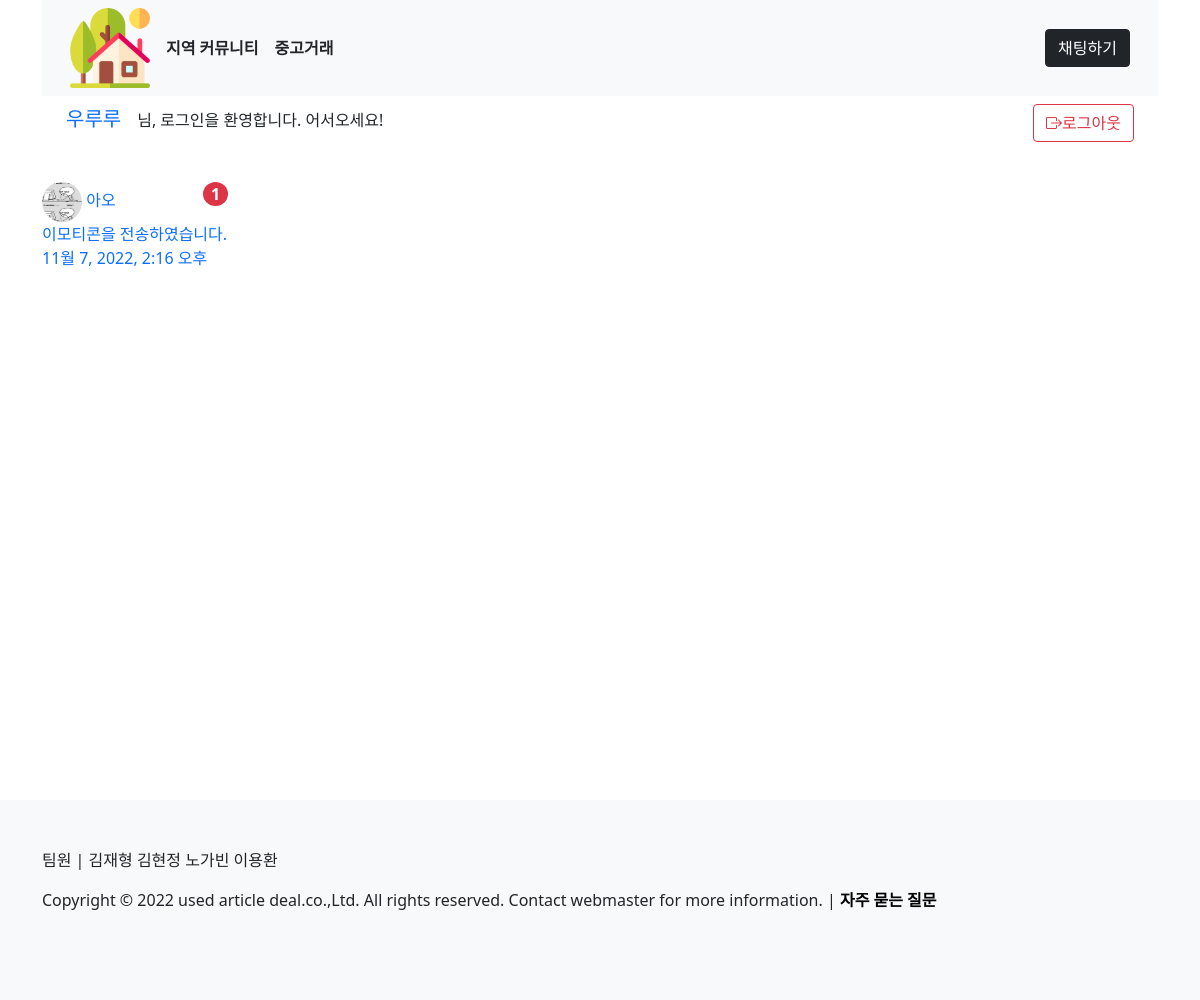
/chats/ (signed in), run on the app's committed database.
### accounts/models.py (models this page shows)
class User(AbstractUser):
    followings = models.ManyToManyField("self", symmetrical=False, related_name="followers")
    celsius = models.FloatField(default=36.5)
    blocking = models.ManyToManyField('self', symmetrical=False, related_name='blockers')
    secession = models.BooleanField(default=False)
    updated_at = models.DateTimeField(auto_now=True)

### chats/models.py (models this page shows)
class MessageRoom(models.Model):
    to_user = models.ForeignKey(
        settings.AUTH_USER_MODEL, on_delete=models.CASCADE, related_name="send_user"
    )
    from_user = models.ForeignKey(
        settings.AUTH_USER_MODEL, on_delete=models.CASCADE, related_name="receiver_user"
    )
    count = models.IntegerField(default=0)
    last_user = models.ForeignKey(settings.AUTH_USER_MODEL, on_delete=models.CASCADE, related_name='last')
    last_message = models.TextField()
    updated_at = models.DateTimeField(auto_now=True)

### chats/views.py (the view)
# urls.py: path('', views.index, name='index'),
@login_required
def index(request):
    user = get_user_model().objects.get(pk=request.user.pk)
    send = user.send_user.all()
    receiver = user.receiver_user.all()
    context = {"messagerooms": send.union(receiver, all=False).order_by("-updated_at")}
    return render(request, "chats/index.html", context)

### chats/templates/chats/index.html (shortened to what this page needs)
{% extends 'base.html' %}
{% block content %}
{% load django_bootstrap5 %}
<div class="col-2 mt-5">
{% for messageroom in messagerooms %}
{% if request.user == messageroom.to_user %}
<a class="text-decoration-none position-relative" href="{% url 'chats:detail' messageroom.pk %}"><p>{% if messageroom.form_user.user.profile.image %}
    <img src="{{ messageroom.form_user.user.profile.image.url}}" class="rounded-circle" alt="" style="height: 40px; width:40px;">
  {% else %}
    <img src="../../../static/images/hmm.png" class="rounded-circle" alt="" style="height: 40px; width:40px;">
  {% endif %}{{messageroom.from_user}}<br>{% if '/static/imo' in messageroom.last_message %}이모티콘을 전송하였습니다.{% else %}{{messageroom.last_message}}{% endif %}<br>{{messageroom.updated_at}}</p>  {% if request.user != messageroom.last_user and messageroom.count != 0  %}
    <p class="rounded-circle bg-danger fw-bold text-center text-white position-absolute top-0 end-0" style="width: 25px;">{{ messageroom.count }}</p>
    {% endif %}</a>
{% endif %}
{% endfor %}
</div>
{% endblock %}

### templates/base.html (shortened to what this page needs)
{% load static %}
<!DOCTYPE html>
<html lang="en" style="height:100%;">
<head>
    <link href="https://cdn.jsdelivr.net/npm/bootstrap@5.1.2/dist/css/bootstrap.min.css" rel="stylesheet">
    <link rel="stylesheet" href="https://cdn.jsdelivr.net/npm/bootstrap-icons@1.9.1/font/bootstrap-icons.css">
</head>
<body style="height: 100%;">
    <div class="container" style="min-height: 100%;position:relative;">
        <nav class="navbar navbar-expand-lg bg-light">
            <div class="container-fluid">
                <a class="navbar-brand text-success" href="{% url 'articles:index' %}" style="text-decoration:none;">
                    <a href="{% url 'articles:index' %}" style="text-decoration:none;" class="text-dark fw-bold"><img src="{% static './images/logo.png' %}" style="width:5rem; height:5rem;"></a>
                </a>
                <div class="collapse navbar-collapse" id="navbarSupportedContent">
                    <ul class="navbar-nav me-auto mb-2 mb-lg-0">
                        {% if request.user.is_authenticated %}
                        <li class="nav-item">
                            <a class="nav-link text-dark ms-2 fw-bold" aria-current="page" href="{% url 'articles:index' %}" style="text-decoration:none;">지역 커뮤니티</a>
                        </li>
                        <li class="nav-item">
                            <a class="nav-link text-dark fw-bold" href="{% url 'products:index' %}" style="text-decoration:none;">중고거래</a>
                        </li>
                    </ul>
                    <a class='btn btn-dark ms-2' href="{% url 'chats:index' %}">채팅하기</a>
                </div>
                {% else %}
                <a class="navbar-brand " href="{% url 'accounts:login' %} "></a>
                <span>방문해주셔서 감사합니다! 서비스를 이용하시려면 <a href="{% url 'accounts:signup' %} ">회원가입</a> 또는 <a href="{% url 'accounts:login' %} ">로그인</a>을 해주세요. 😎</span> {% endif %}
            </div>
        </nav>
        {% if request.user.is_authenticated %}
        <div class="mt-2 mb-2">
            <span>
                <a class="navbar-brand ms-4" href="{% url 'accounts:profile' request.user.username %} ">{{request.user}}</a>님, 로그인을 환영합니다. 어서오세요!
            </span>
            <span class="float-end">
                <a class="btn btn-outline-danger mx-4" href="{% url 'accounts:logout' %}" style="text-decoration:none;" role="button">
                  <i class="bi bi-box-arrow-right"></i>로그아웃</a>
            </span>
        </div>
        {% endif %}
        {% block content %} {% endblock content %}
    </div>
    <footer class="bg-light position-relative bottom-0" style="height:200px; bottom: 0;">
        <div class="container">
            <p class="pt-5">팀원 | 김재형 김현정 노가빈 이용환</p>
            <p>Copyright © 2022 used article deal.co.,Ltd. All rights reserved. Contact webmaster for more information. | <span class="fw-bold"><a href="{% url 'accounts:quest' %}" class="text-decoration-none text-black">자주 묻는 질문</a></span></p>
        </div>
    </footer>
</body>
</html>

### data on the page
User: user "우루루"
MessageRoom: from_user "아오", shows "이모티콘을 전송하였습니다.", updated_at "11월 7, 2022, 2:16 오후", count "1"
